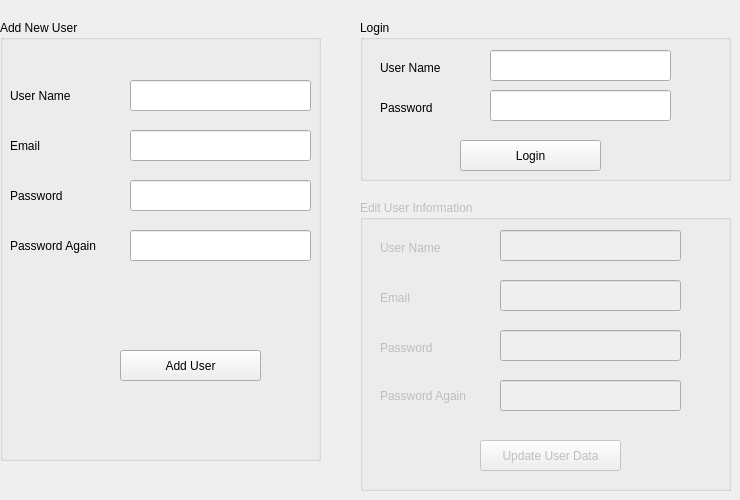
    <widget class="QWidget" name="tab_users">
     <attribute name="title">
      <string>Users</string>
     </attribute>
     <widget class="QGroupBox" name="groupBox">
      <property name="geometry">
       <rect>
        <x>0</x>
        <y>20</y>
        <width>321</width>
        <height>441</height>
       </rect>
      </property>
      <property name="title">
       <string>Add New User</string>
      </property>
      <widget class="QLabel" name="label_28">
       <property name="geometry">
        <rect>
         <x>10</x>
         <y>55</y>
         <width>91</width>
         <height>41</height>
        </rect>
       </property>
       <property name="text">
        <string>User Name</string>
       </property>
      </widget>
      <widget class="QLabel" name="label_29">
       <property name="geometry">
        <rect>
         <x>10</x>
         <y>155</y>
         <width>91</width>
         <height>41</height>
        </rect>
       </property>
       <property name="text">
        <string>Password</string>
       </property>
      </widget>
      <widget class="QLabel" name="label_30">
       <property name="geometry">
        <rect>
         <x>10</x>
         <y>205</y>
         <width>121</width>
         <height>41</height>
        </rect>
       </property>
       <property name="text">
        <string>Password Again</string>
       </property>
      </widget>
      <widget class="QLineEdit" name="new_user_name">
       <property name="geometry">
        <rect>
         <x>130</x>
         <y>60</y>
         <width>181</width>
         <height>31</height>
        </rect>
       </property>
      </widget>
      <widget class="QLineEdit" name="new_user_password">
       <property name="geometry">
        <rect>
         <x>130</x>
         <y>160</y>
         <width>181</width>
         <height>31</height>
        </rect>
       </property>
       <property name="echoMode">
        <enum>QLineEdit::Password</enum>
       </property>
      </widget>
      <widget class="QLineEdit" name="new_user_password2">
       <property name="geometry">
        <rect>
         <x>130</x>
         <y>210</y>
         <width>181</width>
         <height>31</height>
        </rect>
       </property>
       <property name="echoMode">
        <enum>QLineEdit::Password</enum>
       </property>
      </widget>
      <widget class="QLabel" name="label_31">
       <property name="geometry">
        <rect>
         <x>10</x>
         <y>105</y>
         <width>91</width>
         <height>41</height>
        </rect>
       </property>
       <property name="text">
        <string>Email</string>
       </property>
      </widget>
      <widget class="QLineEdit" name="new_user_email">
       <property name="geometry">
        <rect>
         <x>130</x>
         <y>110</y>
         <width>181</width>
         <height>31</height>
        </rect>
       </property>
      </widget>
      <widget class="QLabel" name="label_32">
       <property name="geometry">
        <rect>
         <x>390</x>
         <y>60</y>
         <width>91</width>
         <height>16</height>
        </rect>
       </property>
       <property name="text">
        <string>User Name</string>
       </property>
      </widget>
      <widget class="QLabel" name="label_33">
       <property name="geometry">
        <rect>
         <x>390</x>
         <y>160</y>
         <width>91</width>
         <height>16</height>
        </rect>
       </property>
       <property name="text">
        <string>Password</string>
       </property>
      </widget>
      <widget class="QLineEdit" name="lineEdit_19">
       <property name="geometry">
        <rect>
         <x>510</x>
         <y>50</y>
         <width>181</width>
         <height>31</height>
        </rect>
       </property>
      </widget>
      <widget class="QLineEdit" name="lineEdit_20">
       <property name="geometry">
        <rect>
         <x>510</x>
         <y>150</y>
         <width>181</width>
         <height>31</height>
        </rect>
       </property>
      </widget>
      <widget class="QPushButton" name="btn_add_user">
       <property name="geometry">
        <rect>
         <x>120</x>
         <y>330</y>
         <width>141</width>
         <height>31</height>
        </rect>
       </property>
       <property name="text">
        <string>Add User</string>
       </property>
      </widget>
      <widget class="QLabel" name="new_user_password_warning">
       <property name="geometry">
        <rect>
         <x>60</x>
         <y>260</y>
         <width>241</width>
         <height>16</height>
        </rect>
       </property>
       <property name="font">
        <font>
         <pointsize>12</pointsize>
         <italic>false</italic>
         <bold>false</bold>
        </font>
       </property>
       <property name="styleSheet">
        <string notr="true">color: rgb(255, 0, 0);</string>
       </property>
       <property name="text">
        <string/>
       </property>
      </widget>
     </widget>
     <widget class="QGroupBox" name="groupBox_2">
      <property name="geometry">
       <rect>
        <x>360</x>
        <y>20</y>
        <width>371</width>
        <height>161</height>
       </rect>
      </property>
      <property name="title">
       <string>Login</string>
      </property>
      <widget class="QLabel" name="label_34">
       <property name="geometry">
        <rect>
         <x>20</x>
         <y>40</y>
         <width>91</width>
         <height>16</height>
        </rect>
       </property>
       <property name="text">
        <string>User Name</string>
       </property>
      </widget>
      <widget class="QLabel" name="label_35">
       <property name="geometry">
        <rect>
         <x>20</x>
         <y>80</y>
         <width>91</width>
         <height>16</height>
        </rect>
       </property>
       <property name="text">
        <string>Password</string>
       </property>
      </widget>
      <widget class="QLineEdit" name="login_user_name">
       <property name="geometry">
        <rect>
         <x>130</x>
         <y>30</y>
         <width>181</width>
         <height>31</height>
        </rect>
       </property>
      </widget>
      <widget class="QLineEdit" name="login_user_password">
       <property name="geometry">
        <rect>
         <x>130</x>
         <y>70</y>
         <width>181</width>
         <height>31</height>
        </rect>
       </property>
       <property name="echoMode">
        <enum>QLineEdit::Password</enum>
       </property>
      </widget>
      <widget class="QPushButton" name="btn_user_login">
       <property name="geometry">
        <rect>
         <x>100</x>
         <y>120</y>
         <width>141</width>
         <height>31</height>
        </rect>
       </property>
       <property name="text">
        <string>Login</string>
       </property>
      </widget>
     </widget>
     <widget class="QGroupBox" name="edit_user_groupbox">
      <property name="enabled">
       <bool>false</bool>
      </property>
      <property name="geometry">
       <rect>
        <x>360</x>
        <y>200</y>
        <width>371</width>
        <height>291</height>
       </rect>
      </property>
      <property name="title">
       <string>Edit User Information</string>
      </property>
      <widget class="QPushButton" name="btn_update_user_data">
       <property name="geometry">
        <rect>
         <x>120</x>
         <y>240</y>
         <width>141</width>
         <height>31</height>
        </rect>
       </property>
       <property name="text">
        <string>Update User Data</string>
       </property>
      </widget>
      <widget class="QLabel" name="label_38">
       <property name="geometry">
        <rect>
         <x>20</x>
         <y>90</y>
         <width>91</width>
         <height>16</height>
        </rect>
       </property>
       <property name="text">
        <string>Email</string>
       </property>
      </widget>
      <widget class="QLabel" name="label_39">
       <property name="geometry">
        <rect>
         <x>20</x>
         <y>180</y>
         <width>121</width>
         <height>31</height>
        </rect>
       </property>
       <property name="text">
        <string>Password Again</string>
       </property>
      </widget>
      <widget class="QLabel" name="label_37">
       <property name="geometry">
        <rect>
         <x>20</x>
         <y>140</y>
         <width>91</width>
         <height>16</height>
        </rect>
       </property>
       <property name="text">
        <string>Password</string>
       </property>
      </widget>
      <widget class="QLabel" name="label_36">
       <property name="geometry">
        <rect>
         <x>20</x>
         <y>40</y>
         <width>91</width>
         <height>16</height>
        </rect>
       </property>
       <property name="text">
        <string>User Name</string>
       </property>
      </widget>
      <widget class="QLineEdit" name="edit_user_email">
       <property name="geometry">
        <rect>
         <x>140</x>
         <y>80</y>
         <width>181</width>
         <height>31</height>
        </rect>
       </property>
      </widget>
      <widget class="QLineEdit" name="edit_user_password">
       <property name="geometry">
        <rect>
         <x>140</x>
         <y>130</y>
         <width>181</width>
         <height>31</height>
        </rect>
       </property>
       <property name="echoMode">
        <enum>QLineEdit::Password</enum>
       </property>
      </widget>
      <widget class="QLineEdit" name="edit_user_password2">
       <property name="geometry">
        <rect>
         <x>140</x>
         <y>180</y>
         <width>181</width>
         <height>31</height>
        </rect>
       </property>
       <property name="echoMode">
        <enum>QLineEdit::Password</enum>
       </property>
      </widget>
      <widget class="QLineEdit" name="edit_user_name">
       <property name="geometry">
        <rect>
         <x>140</x>
         <y>30</y>
         <width>181</width>
         <height>31</height>
        </rect>
       </property>
      </widget>
     </widget>
    </widget>
